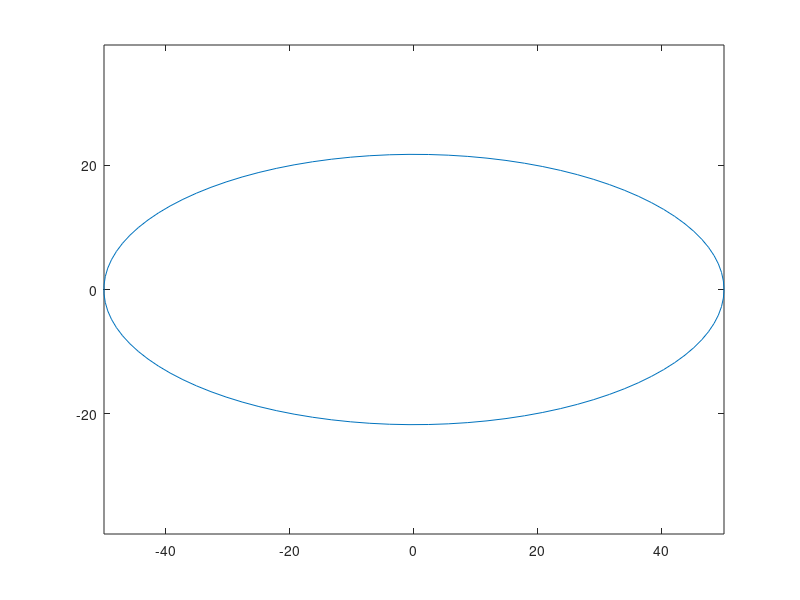

Write MATLAB code to recreate this figure.
%%%%%%FUNCTION DESCRIPTION
%This file is designed to test plotting ellipses
%It is meant for envisioning what an image or path will look like
%%%%%%%%%%%%%%%%%%%%%%%%%

%copied the math from https://www.mathworks.com/matlabcentral/answers/86615-how-to-plot-an-ellipse?requestedDomain=www.mathworks.com

x1 = -50;
y1 = 0;
x2 = 50;
y2 = 0;
e = .9;

a = 1/2*sqrt((x2-x1)^2+(y2-y1)^2);
b = a*sqrt(1-e^2);
t = linspace(0,2*pi);
X = a*cos(t);
Y = b*sin(t);
w = atan2(y2-y1,x2-x1);
x = (x1+x2)/2 + X*cos(w) - Y*sin(w);
y = (y1+y2)/2 + X*sin(w) + Y*cos(w);

% if rotateLoops
%     %rotate (not transform-dependent)
%     for m = 1:totalpoints-1
%         if any(m == Breaks)
%             f = randi(360);
%         end 
%         rpoints(m, 1) = nrpoints(m, 1)*cos(f) - nrpoints(m, 2)*sin(f);
%         rpoints(m, 2) = nrpoints(m, 2)*cos(f) + nrpoints(m, 1)*sin(f);
%     end
% end

plot(x,y)
axis equal
